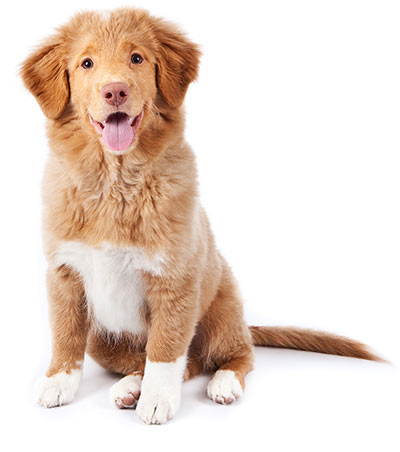
//> input picture img/example_img.jpg, 400 x 452 px
$ ./HelloOpenCV img/example_img.jpg   (built with g++ and OpenCV 4)
//> lines starting //> are read from the running program, lines starting //| are printed output that depends on the picture; after the words box and inside, x2 and y2 are one past the last pixel; in counts of white or black regions, pixels touching at a corner belong together
#include <opencv2/core.hpp>
#include <opencv2/imgcodecs.hpp>
#include <opencv2/highgui.hpp>
#include <opencv2/imgproc.hpp>
#include <iostream>

#include <opencv2/imgproc.hpp>
#include <math.h>
using namespace cv;
using namespace std;


void GammaCorrection(cv::Mat& src, cv::Mat& dst, float fGamma)
{
	unsigned char lut[256];
	for (int i = 0; i < 256; i++)
	{
		lut[i] = cv::saturate_cast<uchar>(pow((float)(i / 255.0), fGamma) * 255.0f);
	}
	dst = src.clone();

	const int channels = dst.channels();
	switch (channels)
	{
	case 1:
	{
		cv::MatIterator_<uchar> it, end;
		for (it = dst.begin<uchar>(), end = dst.end<uchar>(); it != end; it++)
			*it = lut[(*it)];
		break;
	}
	case 3:
	{
		cv::MatIterator_<cv::Vec3b> it, end;
		for (it = dst.begin<cv::Vec3b>(), end = dst.end<cv::Vec3b>(); it != end; it++)
		{
			(*it)[0] = lut[((*it)[0])];
			(*it)[1] = lut[((*it)[1])];
			(*it)[2] = lut[((*it)[2])];
		}
		break;
	}
	}
}

Mat center_pixel(Mat img_mat)
{
	double mid_row, mid_col, n_channels = img_mat.channels();
	Mat split_image[3], fundu, out = Mat::zeros(3, 1, CV_32F);

	split(img_mat, split_image);

	for (size_t i = 0; i < n_channels; i++)
	{


		mid_row = ceil(split_image[i].rows/2.0);
		mid_col = ceil(split_image[i].cols / 2.0);
		fundu = split_image[i].row(mid_row);
		Mat my_center = fundu.col(mid_col).clone();
		out.at<float>(i) += sum(my_center)[0];

	}
	return out;
}

int main(int argc, char** argv)
{
    if (argc != 2)
    {
        cout << " Usage: " << argv[0] << " ImageToLoadAndDisplay" << endl;
        return -1;
    }
    Mat image, gcimage, normimage, binimage,totimage;
    image = imread(argv[1], IMREAD_COLOR); // Read the file
//> image is the input picture: 452 rows x 400 cols, CV_8UC3; mean B, G, R 206.4, 216.8, 232.6
	GammaCorrection(image, gcimage, 0.25);
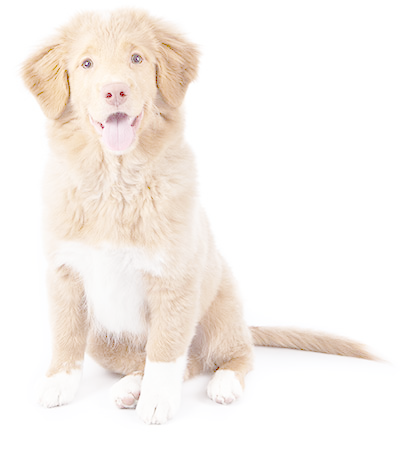
//> gcimage: 452 rows x 400 cols, CV_8UC3; mean B, G, R 237.6, 242.5, 248.4
	normalize(image, normimage, 100, 235, NORM_INF);
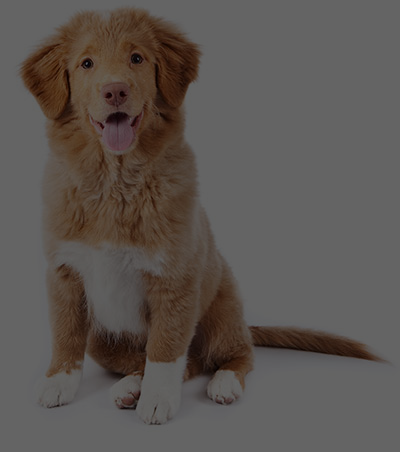
//> normimage: 452 rows x 400 cols, CV_8UC3; mean B, G, R 80.9, 85, 91.2
    Scalar mn, gcmn, find;
	Mat channels[3], fundu;
	split(image, channels);
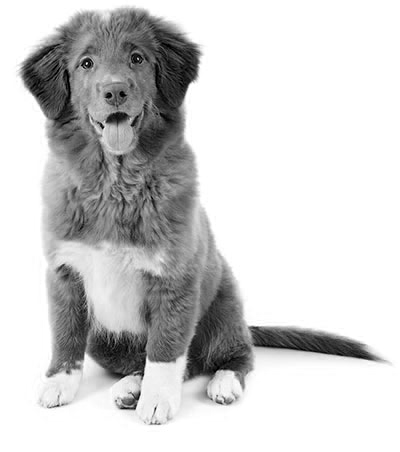
//> channels[0]: 452 rows x 400 cols, CV_8UC1; min 0, max 255, mean 206.4
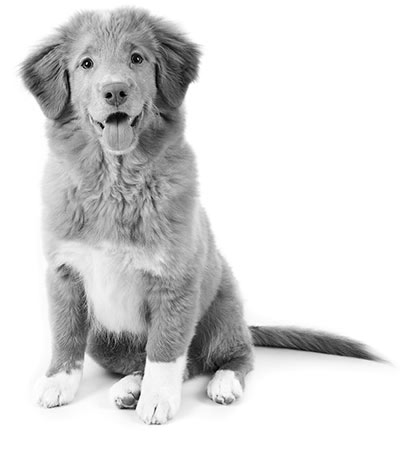
//> channels[1]: 452 rows x 400 cols, CV_8UC1; min 0, max 255, mean 216.8
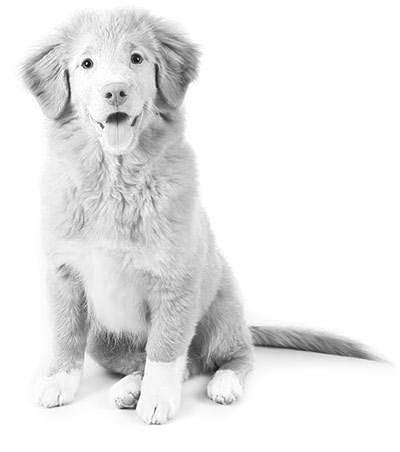
//> channels[2]: 452 rows x 400 cols, CV_8UC1; min 5, max 255, mean 232.6
	//int find;
    mn =  mean(image);
//> mn = Scalar(206.4, 216.8, 232.6)
	gcmn = mean(gcimage);
//> gcmn = Scalar(237.6, 242.5, 248.4)
	cvtColor(image, totimage, COLOR_BGR2GRAY);
	threshold(totimage, binimage, 0, 245,THRESH_OTSU);
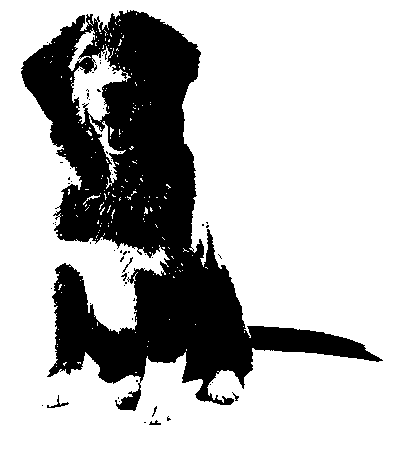
//> binimage: 452 rows x 400 cols, CV_8UC1; values 0 (black) and 245 (white), 72.7% white; 63 black regions (57 under 20 px), largest, box (x1, y1, x2, y2) and area: (21, 10, 383, 411) 48976, (47, 395, 69, 408) 64, (149, 420, 161, 425) 32, (122, 257, 133, 273) 29, (121, 273, 127, 281) 22, (232, 392, 239, 401) 21

	Mat mc2;
	mc2 = center_pixel(binimage);
//> the loop in center_pixel, `for (size_t i = 0; i < n_channels; i++)` made 1 pass
//> (mid_row, mid_col, my_center) on pass 1: (226, 200, [245])
//> mc2 = [245, 0, 0]
	cout << "CENTER : " << mc2 << endl;
//| CENTER : [245;
//|  0;
//|  0]


    if (image.empty()) // Check for invalid input
    {
        cout << "Could not open or find the image" << std::endl;
        return -1;
    }
    namedWindow("Display window", WINDOW_AUTOSIZE); // Create a window for display.
    imshow("Display window", binimage); // Show our image inside it.
    waitKey(0); // Wait for a keystroke in the window
    return 0;
}
